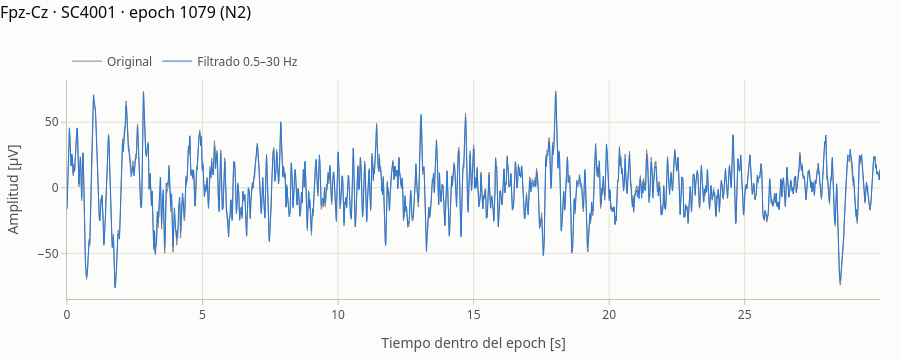

Source (notebook cell):
### Markdown cell above
## Transform

Cada registro se procesa **secuencialmente**, para no tener varias señales en memoria:

1. **Epochs**: los segmentos del hipnograma se dividen en epochs de 30 s. Se verifica que las anotaciones sean
   contiguas y estén alineadas a 30 s; si hubiera huecos, el pipeline se detiene.
2. **Recorte de vigilia**: los registros SC duran ~20 h y la mayor parte es vigilia diurna. Se conservan solo
   **30 min de W antes del primer epoch de sueño y 30 min después del último** (práctica habitual con este dataset).
   Sin recorte, W representaría ~70 % de los epochs y dominaría cualquier comparación. Los epochs recortados no se
   eliminan de la tabla de epochs: quedan marcados (`in_analysis_window = False`).
3. **Carga selectiva**: solo se leen los 2 canales EEG. Esto evita que MNE suba a 100 Hz los canales de 1 Hz y reduce
   la memoria.
4. **Filtro pasa-banda 0.5–30 Hz** (FIR de fase cero, el valor por defecto de MNE), aplicado a la señal **continua**
   recortada, con 30 s de margen a cada lado, antes de segmentar. Filtrar cada epoch por separado introduciría
   efectos de borde.
   - El pasa-altos de 0.5 Hz elimina la deriva lenta. El hardware ya aplica 0.5 Hz, pero así se garantiza el mismo
     corte en todos los registros.
   - El pasa-bajos de 30 Hz coincide con el límite superior de la banda beta analizada y atenúa actividad muscular y
     ruido de red (50 Hz, cerca de Nyquist).
   - No se aplica ninguna otra transformación (ni re-referencia, ni ICA, ni normalización): para las métricas
     elegidas no son necesarias y agregarían supuestos.
5. **Array de epochs** en µV, float32 (precisión suficiente para la señal y la mitad de memoria). Las features se
   calculan en float64, porque acumular sumas espectrales en float32 introduce errores de ~1e-6.
6. **Features y flags de artefacto**, guardados como Parquet por registro (caché).

El caché se invalida automáticamente si cambian los parámetros metodológicos de `config.py` o la versión del código
del Transform (se guarda un hash de ambos).

A continuación se ilustra el efecto del filtro sobre un epoch y luego se ejecuta el pipeline completo.

### Code cell
import plotly.graph_objects as go

rec = files.iloc[0]
psg, hyp = config.PROJECT_ROOT / rec.PSG, config.PROJECT_ROOT / rec.Hypnogram
info = preprocessing.inspect_recording(psg, hyp)
ep = preprocessing.mark_analysis_window(
    preprocessing.annotations_to_epochs(preprocessing.read_hypnogram(hyp), info["psg_duration_s"]))
example = ep[ep["in_analysis_window"] & ep["has_signal"] & (ep["stage"] == "N2")].iloc[20]

raw_unfiltered = preprocessing.load_eeg(psg, hyp)
raw_filtered = preprocessing.crop_and_filter(raw_unfiltered.copy(), ep)
x_raw = preprocessing.extract_epoch_array(raw_unfiltered, np.array([example.start_sec]))[0, 0]
x_filt = preprocessing.extract_epoch_array(raw_filtered, np.array([example.start_sec]))[0, 0]
del raw_unfiltered, raw_filtered

t = np.arange(x_raw.size) / config.EXPECTED_SFREQ_HZ
fig = go.Figure()
fig.add_trace(go.Scatter(x=t, y=x_raw, name="Original", line=dict(color=plots.INK_MUTED, width=1)))
fig.add_trace(go.Scatter(x=t, y=x_filt, name="Filtrado 0.5–30 Hz", line=dict(color=plots.STAGE_COLORS["N2"], width=1)))
fig.update_xaxes(title="Tiempo dentro del epoch [s]")
fig.update_yaxes(title="Amplitud [µV]")
plots._style(fig, f"Fpz-Cz · {rec.recording_id} · epoch {example.epoch_number} (N2)", height=360).show()

### Figure 1 — Plotly figure (JSON) as saved in the notebook; plotly's stock layout.template omitted (floating-point values rounded to 4 significant figures; data arrays with more than 128 entries replaced by an {"elided": "..."} marker saying what was removed)
{"data": [{"line": {"color": "#898781", "width": 1}, "name": "Original", "type": "scatter", "x": {"elided": "3000 float values"}, "y": {"elided": "3000 float values"}}, {"line": {"color": "#2a78d6", "width": 1}, "name": "Filtrado 0.5–30 Hz", "type": "scatter", "x": {"elided": "3000 float values"}, "y": {"elided": "3000 float values"}}], "layout": {"font": {"color": "#52514e", "family": "system-ui, -apple-system, \"Segoe UI\", sans-serif", "size": 12}, "height": 360, "hoverlabel": {"bgcolor": "white", "font": {"color": "#0b0b0b"}}, "legend": {"orientation": "h", "title": {"text": ""}, "x": 0, "xanchor": "left", "y": 1.02, "yanchor": "bottom"}, "margin": {"b": 50, "l": 60, "r": 20, "t": 80}, "paper_bgcolor": "#fcfcfb", "plot_bgcolor": "#fcfcfb", "title": {"font": {"color": "#0b0b0b", "size": 16}, "text": "Fpz-Cz · SC4001 · epoch 1079 (N2)", "x": 0, "xanchor": "left", "y": 0.98, "yanchor": "top"}, "xaxis": {"gridcolor": "#e1e0d9", "linecolor": "#c3c2b7", "tickcolor": "#c3c2b7", "ticks": "outside", "title": {"text": "Tiempo dentro del epoch [s]"}, "zeroline": false}, "yaxis": {"gridcolor": "#e1e0d9", "linecolor": "#c3c2b7", "tickcolor": "#c3c2b7", "ticks": "outside", "title": {"text": "Amplitud [µV]"}, "zeroline": false}}}
